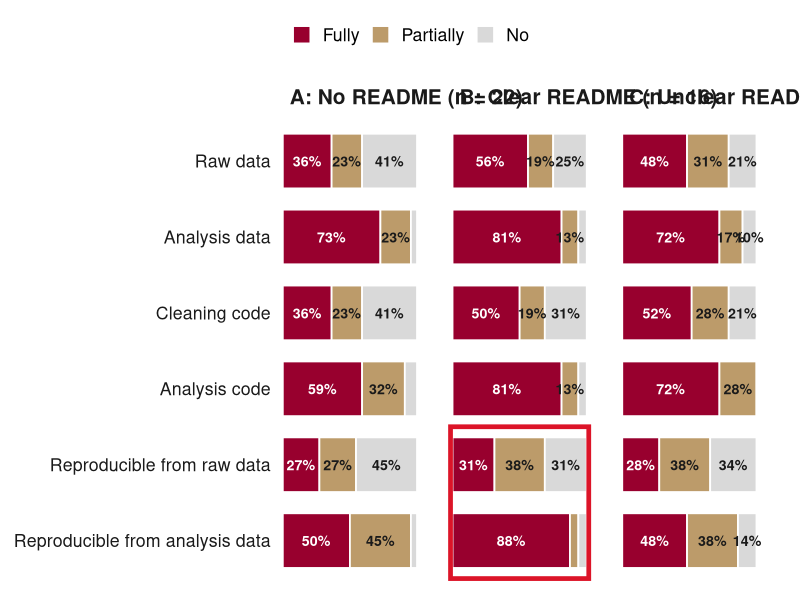

Reproduce this figure in R.
## ---- chunk 1
#| label: readme-repro
#| echo: false
#| message: false
#| warning: false
#| fig-width: 13
#| fig-height: 5.5
#| fig-align: center
#| out-width: 820px
#| dpi: 300
#| dev: ragg_png
# Brodeur, Abdul Baki, & Fazio (2026), Table 9
library(ggplot2)
library(tidyr)
suppressMessages(library(dplyr))

# Conditional percentages within each README group (rows sum to 100)
tab9 <- tribble(
  ~readme,   ~outcome,                           ~Fully, ~Partially, ~No,
  "none",    "Raw data",                         36.364, 22.727, 40.909,
  "none",    "Analysis data",                    72.727, 22.727,  4.545,
  "none",    "Cleaning code",                    36.364, 22.727, 40.909,
  "none",    "Analysis code",                    59.091, 31.818,  9.091,
  "none",    "Reproducible from raw data",       27.273, 27.273, 45.455,
  "none",    "Reproducible from analysis data",  50.000, 45.455,  4.545,
  "clear",   "Raw data",                         56.250, 18.750, 25.000,
  "clear",   "Analysis data",                    81.250, 12.500,  6.250,
  "clear",   "Cleaning code",                    50.000, 18.750, 31.250,
  "clear",   "Analysis code",                    81.250, 12.500,  6.250,
  "clear",   "Reproducible from raw data",       31.250, 37.500, 31.250,
  "clear",   "Reproducible from analysis data",  87.500,  6.250,  6.250,
  "unclear", "Raw data",                         48.276, 31.034, 20.690,
  "unclear", "Analysis data",                    72.414, 17.241, 10.345,
  "unclear", "Cleaning code",                    51.724, 27.586, 20.690,
  "unclear", "Analysis code",                    72.414, 27.586,  0.000,
  "unclear", "Reproducible from raw data",       27.586, 37.931, 34.483,
  "unclear", "Reproducible from analysis data",  48.276, 37.931, 13.793
)

readme_labels <- c(
  none    = "A: No README (n = 22)",
  clear   = "B: Clear README (n = 16)",
  unclear = "C: Unclear README (n = 29)"
)

plot_df <- tab9 |>
  pivot_longer(Fully:No, names_to = "status", values_to = "pct") |>
  mutate(
    status  = factor(status, levels = c("Fully", "Partially", "No")),
    readme  = factor(readme_labels[readme], levels = readme_labels),
    # first level plots at the bottom, so reverse to read top-down
    outcome = factor(outcome, levels = rev(unique(tab9$outcome))),
    label   = ifelse(pct >= 10, paste0(floor(pct + 0.5), "%"), "")
  )

# Box the two reproducibility rows in Panel B (clear README):
# 88% from analysis data vs. 31% from raw data
highlight_box <- tibble(
  readme = factor(readme_labels["clear"], levels = readme_labels),
  xmin = -1.5, xmax = 101.5, ymin = 0.5, ymax = 2.5
)

bc_colors <- c(Fully = "#98002E", Partially = "#BC9B6A", No = "#D9D9D9")
label_ink <- c(Fully = "white", Partially = "#1A1A1A", No = "#1A1A1A")

p <- ggplot(plot_df, aes(x = pct, y = outcome, fill = status)) +
  geom_col(
    position = position_stack(reverse = TRUE),
    width = 0.72, color = "white", linewidth = 0.6
  ) +
  geom_text(
    aes(label = label, color = status),
    position = position_stack(vjust = 0.5, reverse = TRUE),
    size = 3.6, fontface = "bold", show.legend = FALSE
  ) +
  geom_rect(
    data = highlight_box, inherit.aes = FALSE,
    aes(xmin = xmin, xmax = xmax, ymin = ymin, ymax = ymax),
    fill = NA, color = "#dc1428", linewidth = 1.6
  ) +
  facet_wrap(~readme, ncol = 3) +
  coord_cartesian(clip = "off") +
  scale_fill_manual(values = bc_colors, name = NULL) +
  scale_color_manual(values = label_ink, guide = "none") +
  # every bar sums to 100% and segments are labeled, so no x-axis needed
  scale_x_continuous(expand = c(0, 0), breaks = NULL) +
  labs(x = NULL, y = NULL) +
  theme_minimal(base_size = 16, base_family = "Helvetica") +
  theme(
    legend.position    = "top",
    legend.justification = "left",
    legend.key.size    = unit(0.5, "cm"),
    strip.text         = element_text(face = "bold", hjust = 0, size = 15),
    axis.text.y        = element_text(color = "#1A1A1A"),
    panel.grid         = element_blank(),
    panel.spacing.x    = unit(0.8, "cm"),
    plot.margin        = margin(10, 30, 10, 10),
    plot.background    = element_rect(fill = "white", color = NA)
  )

p
